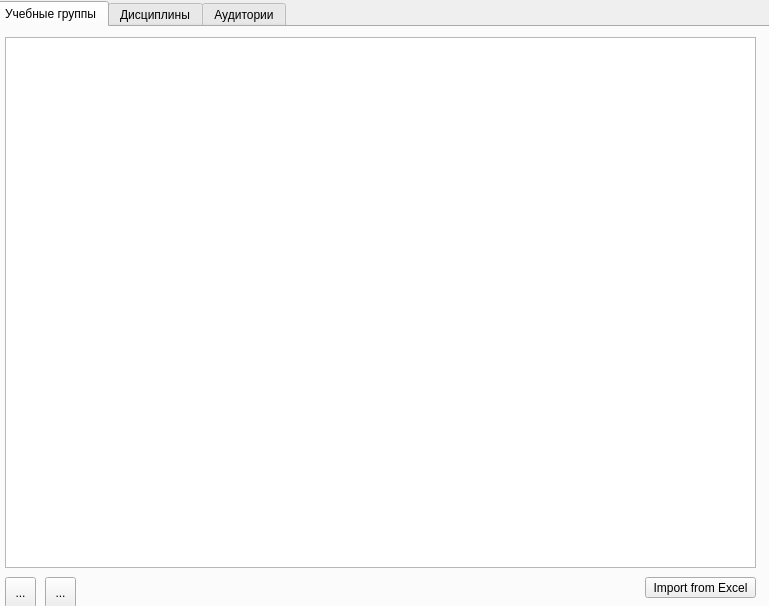
<?xml version="1.0" encoding="UTF-8"?>
<ui version="4.0">
 <class>Form</class>
 <widget class="QWidget" name="Form">
  <property name="geometry">
   <rect>
    <x>0</x>
    <y>0</y>
    <width>769</width>
    <height>606</height>
   </rect>
  </property>
  <property name="windowTitle">
   <string>Form</string>
  </property>
  <widget class="QTabWidget" name="tabWidget">
   <property name="geometry">
    <rect>
     <x>-7</x>
     <y>1</y>
     <width>781</width>
     <height>611</height>
    </rect>
   </property>
   <property name="currentIndex">
    <number>0</number>
   </property>
   <widget class="QWidget" name="Groups">
    <attribute name="title">
     <string>Учебные группы</string>
    </attribute>
    <widget class="QPushButton" name="pb_ImportGroups">
     <property name="geometry">
      <rect>
       <x>650</x>
       <y>550</y>
       <width>111</width>
       <height>21</height>
      </rect>
     </property>
     <property name="text">
      <string>Import from Excel</string>
     </property>
    </widget>
    <widget class="QToolButton" name="tb_AddGroup">
     <property name="geometry">
      <rect>
       <x>10</x>
       <y>550</y>
       <width>31</width>
       <height>31</height>
      </rect>
     </property>
     <property name="text">
      <string>...</string>
     </property>
     <property name="icon">
      <iconset>
       <normaloff>AddIcon.png</normaloff>AddIcon.png</iconset>
     </property>
    </widget>
    <widget class="QTableView" name="tv_Groups">
     <property name="geometry">
      <rect>
       <x>10</x>
       <y>10</y>
       <width>751</width>
       <height>531</height>
      </rect>
     </property>
    </widget>
    <widget class="QToolButton" name="tb_DelGroup">
     <property name="geometry">
      <rect>
       <x>50</x>
       <y>550</y>
       <width>31</width>
       <height>31</height>
      </rect>
     </property>
     <property name="text">
      <string>...</string>
     </property>
     <property name="icon">
      <iconset>
       <normaloff>DelIcon.png</normaloff>DelIcon.png</iconset>
     </property>
    </widget>
   </widget>
   <widget class="QWidget" name="Subjects">
    <attribute name="title">
     <string>Дисциплины</string>
    </attribute>
    <widget class="QTableView" name="tv_Subjects">
     <property name="geometry">
      <rect>
       <x>10</x>
       <y>10</y>
       <width>751</width>
       <height>531</height>
      </rect>
     </property>
    </widget>
    <widget class="QPushButton" name="pb_ImportSubjects">
     <property name="geometry">
      <rect>
       <x>650</x>
       <y>550</y>
       <width>111</width>
       <height>21</height>
      </rect>
     </property>
     <property name="text">
      <string>Import from Excel</string>
     </property>
    </widget>
    <widget class="QToolButton" name="tb_AddSubject">
     <property name="geometry">
      <rect>
       <x>10</x>
       <y>550</y>
       <width>31</width>
       <height>31</height>
      </rect>
     </property>
     <property name="text">
      <string>...</string>
     </property>
     <property name="icon">
      <iconset>
       <normaloff>AddIcon.png</normaloff>AddIcon.png</iconset>
     </property>
    </widget>
    <widget class="QToolButton" name="tb_DelSubject">
     <property name="geometry">
      <rect>
       <x>50</x>
       <y>550</y>
       <width>31</width>
       <height>31</height>
      </rect>
     </property>
     <property name="text">
      <string>...</string>
     </property>
     <property name="icon">
      <iconset>
       <normaloff>DelIcon.png</normaloff>DelIcon.png</iconset>
     </property>
    </widget>
   </widget>
   <widget class="QWidget" name="Rooms">
    <attribute name="title">
     <string>Аудитории</string>
    </attribute>
    <widget class="QTableView" name="tv_Rooms">
     <property name="geometry">
      <rect>
       <x>10</x>
       <y>10</y>
       <width>751</width>
       <height>531</height>
      </rect>
     </property>
    </widget>
    <widget class="QPushButton" name="pb_ImportRooms">
     <property name="geometry">
      <rect>
       <x>650</x>
       <y>550</y>
       <width>111</width>
       <height>21</height>
      </rect>
     </property>
     <property name="text">
      <string>Import from Excel</string>
     </property>
    </widget>
    <widget class="QToolButton" name="tb_AddRoom">
     <property name="geometry">
      <rect>
       <x>10</x>
       <y>550</y>
       <width>31</width>
       <height>31</height>
      </rect>
     </property>
     <property name="text">
      <string>...</string>
     </property>
     <property name="icon">
      <iconset>
       <normaloff>AddIcon.png</normaloff>AddIcon.png</iconset>
     </property>
    </widget>
    <widget class="QToolButton" name="tb_DelRoom">
     <property name="geometry">
      <rect>
       <x>50</x>
       <y>550</y>
       <width>31</width>
       <height>31</height>
      </rect>
     </property>
     <property name="text">
      <string>...</string>
     </property>
     <property name="icon">
      <iconset>
       <normaloff>DelIcon.png</normaloff>DelIcon.png</iconset>
     </property>
    </widget>
   </widget>
  </widget>
 </widget>
 <resources/>
 <connections/>
</ui>
